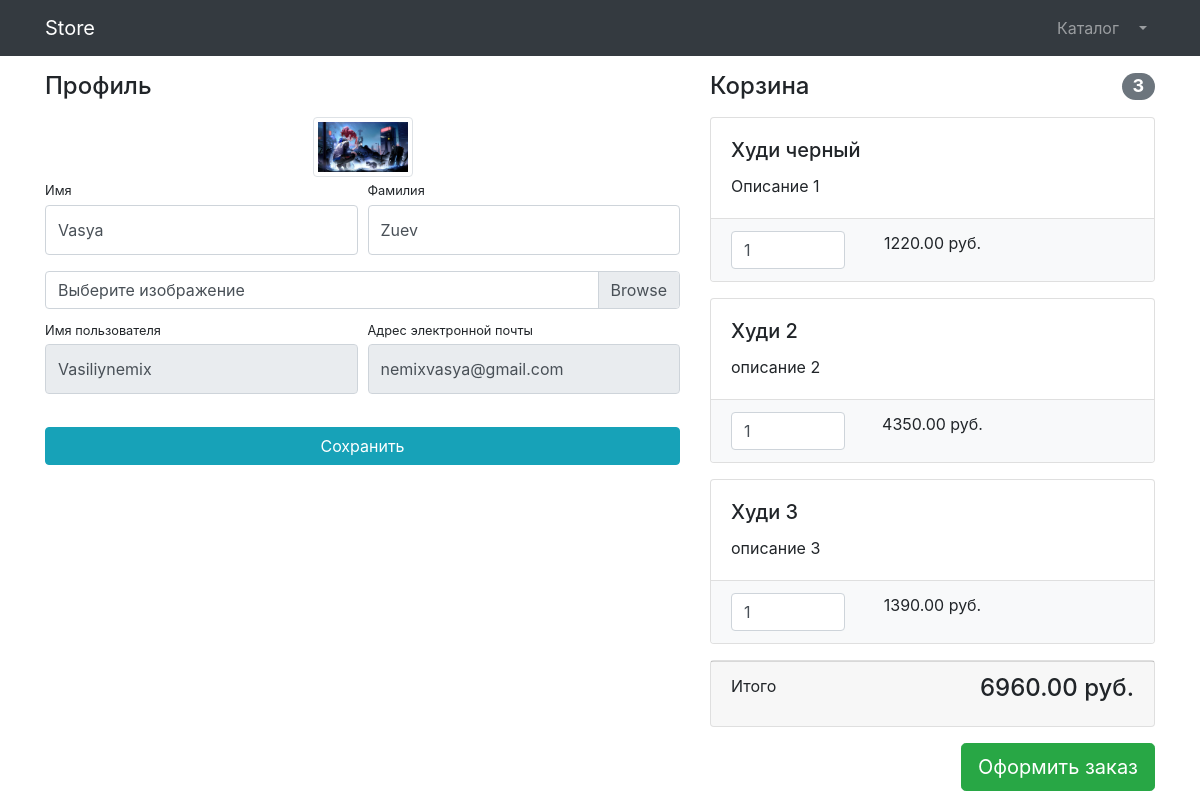
Screenshot of /users/profile/6/ (signed in) with the database file from the repository.
### users/models.py (models this page shows)
class User(AbstractUser):
    image = models.ImageField(upload_to='users_images', null=True, blank=True)

### products/models.py (models this page shows, shortened)
class Basket(models.Model):
    user = models.ForeignKey(to=User, on_delete=models.CASCADE)
    product = models.ForeignKey(to=Product, on_delete=models.CASCADE)
    quantity = models.PositiveSmallIntegerField(default=0)
    created_timestamp = models.DateTimeField(auto_now_add=True)
    objects = BasketQuerySet.as_manager()
    def sum(self):
        return self.product.price * self.quantity

class Product(models.Model):
    name = models.CharField(max_length=256)
    description = models.TextField()
    price = models.DecimalField(max_digits=10, decimal_places=2)
    quantity = models.PositiveIntegerField(default=0)
    image = models.ImageField(upload_to='products_images')
    category = models.ForeignKey(to=ProductCategory, on_delete=models.CASCADE)
    class Meta:
        verbose_name = "product"
        verbose_name_plural = "products"

### users/views.py (the view, shortened to what this page needs)
# urls.py: path('profile/<int:pk>/', login_required(UserProfileView.as_view()), name='profile'),
class UserProfileView(UpdateView):
    model = User
    form_class = UserProfileForm
    template_name = 'users/profile.html'
    def get_context_data(self, **kwargs):
        context = super().get_context_data()
        context['title'] = 'Store - Личный кабинет'
        context['baskets'] = Basket.objects.filter(user=self.object)
        return context

### users/froms.py
class UserProfileForm(UserChangeForm):
    first_name = forms.CharField(widget=forms.TextInput(attrs={
        'class': 'form-control py-4',
    }))
    last_name = forms.CharField(widget=forms.TextInput(attrs={
            'class': 'form-control py-4',
    }))
    image = forms.ImageField(required=False, widget=forms.FileInput(attrs={
        'class': 'custom-file-input',
        'size': 50,
    }))
    username = forms.CharField(widget=forms.TextInput(attrs={
        'class': 'form-control py-4',
        'aria-describedby': 'usernameHelp',
        'readonly': True,
    }))
    email = forms.CharField(widget=forms.EmailInput(attrs={
        'class': 'form-control py-4',
        'aria-describedby': 'emailHelp',
        'readonly': True,
    }))
    class Meta:
        model = User
        fields = (
            'first_name',
            'last_name',
            'image',
            'username',
            'email',
        )

### products/models.py (called while the page is built)
    def total_sum(self):
        return sum(basket.sum() for basket in self)

    def total_quantity(self):
        return sum(basket.quantity for basket in self)

### users/templates/users/profile.html (shortened to what this page needs)
{% extends 'products/base.html' %}
{% load static %}
{% block css %}
    <link href="{% static 'vendor/css/profile.css' %}" rel="stylesheet">
{% endblock %}
{% block logo_link %}
    <a class="navbar-brand" href="{% url 'index' %}">Store</a>
{% endblock %}
{% block content %}
    <div class="container">
        <div class="row">
            <div class="col-lg-7">
                <h4 class="mt-3 mb-3">Профиль</h4>
                <div class="col-lg-12 text-center">
                    <img width="100" height="100"
                         src="{% if user.image %} {{ user.image.url }} {% else %} {% static 'vendor/img/users/default_avatar.jpg' %} {% endif %}"
                         class="img-thumbnail">
                </div>
                <form action="{% url 'users:profile' user.id %}" method="post" enctype="multipart/form-data">
                    <div class="form-row">
                        <div class="col-lg-6">
                            <div class="form-group">
                                <label class="small mb-1" for="{{ form.first_name.id_for_label }}">
                                    Имя
                                </label>
                                {{ form.first_name }}
                            </div>
                        </div>
                        <div class="col-lg-6">
                            <div class="form-group">
                                <label class="small mb-1" for="{{ form.last_name.id_for_label }}">
                                    Фамилия
                                </label>
                                {{ form.last_name }}
                            </div>
                        </div>
                    </div>
                    <div class="form-row mb-2">
                        <div class="col-lg-12">
                            <div class="custom-file">
                                <label class="custom-file-label" for="{{ form.image.id_for_label }}">
                                    Выберите изображение
                                </label>
                            </div>
                        </div>
                    </div>
                    <div class="form-row">
                        <div class="col-lg-6">
                            <label class="small mb-1" for="{{ form.username.id_for_label }}">
                                Имя пользователя
                            </label>
                            {{ form.username }}
                        </div>
                        <div class="col-lg-6">
                            <label class="small mb-1" for="{{ form.email.id_for_label }}">
                                Адрес электронной почты
                            </label>
                            {{ form.email }}
                        </div>
                    </div>
                    <div class="form-row">
                        <div class="col-lg-12" style="margin-top: 33px;">
                            <input class="btn btn-info btn-block" type="submit" value="Сохранить">
                        </div>
                    </div>
                </form>
            </div>
            <div class="col-lg-5">
                {% include 'products/baskets.html' %}
            </div>
        </div>
    </div>
{% endblock %}

### products/templates/products/baskets.html (shortened to what this page needs)
{% if baskets %}
    <h4 class="mt-3 mb-3 d-flex justify-content-between align-items-center mb-3">
        Корзина <span class="badge badge-secondary badge-pill">{{ baskets.total_quantity }}</span>
    </h4>
    {% for basket in baskets %}
        <div class="card mb-3">
            <div class="card-body">
                <h5 class="card-title">{{ basket.product.name }}</h5>
                <p class="card-text">{{ basket.product.description }}</p>
            </div>
            <ul class="list-group list-group-flush">
                <li class="list-group-item bg-light">
                    <div class="row text-center">
                        <div class="col-lg-4">
                            <input name="basketID" type="number" class="form-control"
                                   value="{{ basket.quantity }}" min="0">
                        </div>
                        <div class="col-lg-4">{{ basket.sum }} руб.</div>
                        <div class="col-lg-4">
                        </div>
                    </div>
                </li>
            </ul>
        </div>
    {% endfor %}
    <div class="card mb-3">
        <div class="card-footer">
            <p class="float-left">Итого</p>
            <h4 class="float-right">{{ baskets.total_sum }} руб.</h4>
        </div>
    </div>
    <a class="btn btn-success btn-lg float-right" href="../orders/order-create.html">
        Оформить заказ
    </a>
{% else %}
    <h4 class="mt-3 mb-3 d-flex justify-content-center align-items-center mb-3">
        Корзина пуста
    </h4>
{% endif %}

### rows the page displays
User: image (picture), first_name "Vasya", last_name "Zuev", username "Vasiliynemix", email "nemixvasya@gmail.com"
Basket: total_quantity "3", product.name "Худи черный", product.description "Описание 1", basketID "1", sum "1220.00", total_sum "6960.00"
Basket: product.name "Худи 2", product.description "описание 2", basketID "1", sum "4350.00"
Basket: product.name "Худи 3", product.description "описание 3", basketID "1", sum "1390.00"
